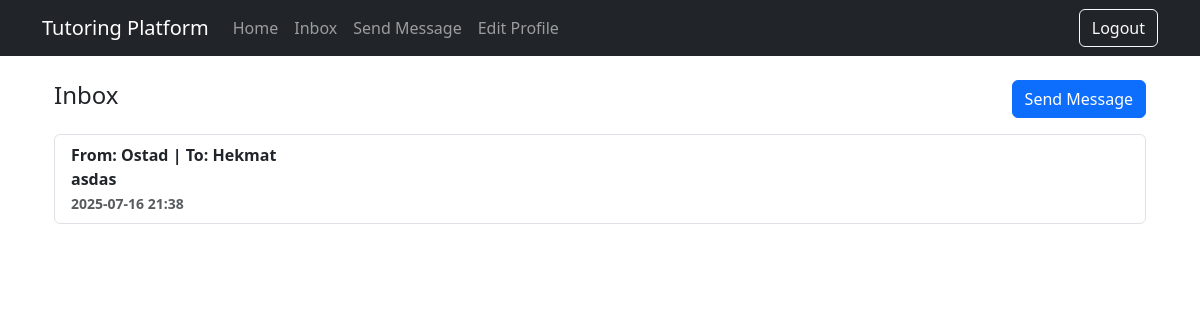
Page /messages/inbox/ (signed in) on the committed database.
### core/models.py (models this page shows, shortened)
class Message(models.Model):
    sender = models.ForeignKey(User, related_name='sent_messages', on_delete=models.CASCADE)
    recipient = models.ForeignKey(User, related_name='received_messages', on_delete=models.CASCADE)
    subject = models.CharField(max_length=255)
    body = models.TextField()
    timestamp = models.DateTimeField(auto_now_add=True)
    is_read = models.BooleanField(default=False)
    reply_to = models.ForeignKey('self', null=True, blank=True, on_delete=models.SET_NULL)

class CustomUser(AbstractBaseUser, PermissionsMixin):
    ROLE_CHOICES = [
        ('admin', 'Admin'),
        ('student', 'Student'),
        ('tutor', 'Tutor'),
        ('viewer', 'Viewer'),
    ]
    email = models.EmailField(unique=True)
    full_name = models.CharField(max_length=150)
    phone = models.CharField(max_length=20, unique=True)
    role = models.CharField(max_length=10, choices=ROLE_CHOICES)
    is_active = models.BooleanField(default=True)
    is_staff = models.BooleanField(default=False)
    date_joined = models.DateTimeField(auto_now_add=True)
    objects = CustomUserManager()
    USERNAME_FIELD = 'email'
    REQUIRED_FIELDS = ['full_name', 'phone', 'role']

### core/views.py (the view)
# urls.py: path('messages/inbox/', inbox, name='inbox'),
@login_required
def inbox(request):
    messages = Message.objects.filter(
        Q(recipient=request.user) | Q(sender=request.user)
    ).order_by('-timestamp')
    return render(request, 'messages/inbox.html', {'messages': messages})

### core/templates/messages/inbox.html (shortened to what this page needs)
{% extends 'base.html' %}
{% block content %}
<div class="container mt-4">
  <div class="d-flex justify-content-between align-items-center mb-3">
    <h4>Inbox</h4>
    <a href="{% url 'send_message' %}" class="btn btn-primary">Send Message</a>
  </div>
  {% if messages %}
    <div class="list-group">
      {% for msg in messages %}
        <a href="{% url 'message_detail' msg.id %}" class="list-group-item list-group-item-action {% if not msg.is_read and msg.recipient == request.user %}fw-bold{% endif %}">
          <div>
            <strong>From:</strong> {{ msg.sender.full_name }} |
            <strong>To:</strong> {{ msg.recipient.full_name }}
          </div>
          <div>{{ msg.subject }}</div>
          <small class="text-muted">{{ msg.timestamp|date:"Y-m-d H:i" }}</small>
        </a>
      {% endfor %}
    </div>
  {% else %}
    <p class="text-muted">No messages yet.</p>
  {% endif %}
</div>
{% endblock %}

### rows in the picture
Message: sender.full_name "Ostad", recipient.full_name "Hekmat", subject "asdas", timestamp "2025-07-16 21:38"
